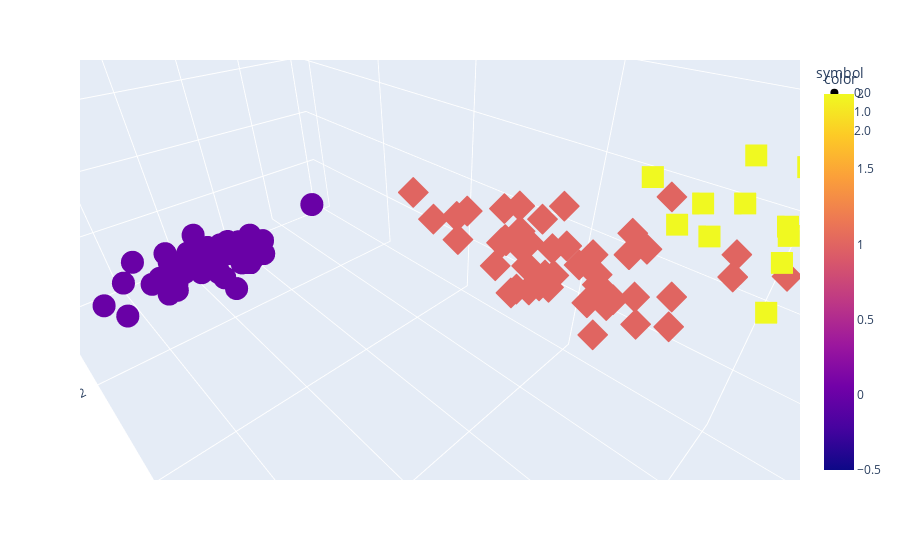

This figure's notebook cell:
### Code cell
fig2 = px.scatter_3d(x=X[1,:], y=X[2,:], z=X[3,:], color=T, symbol=T)
fig2.show()

### Figure 1 — Plotly figure (JSON) as saved in the notebook; plotly's stock layout.template omitted (floating-point values rounded to 4 significant figures)
{"data": [{"hovertemplate": "symbol=0.0<br>x=%{x}<br>y=%{y}<br>z=%{z}<br>color=%{marker.color}<extra></extra>", "legendgroup": "0.0", "marker": {"color": [0, 0, 0, 0, 0, 0, 0, 0, 0, 0, 0, 0, 0, 0, 0, 0, 0, 0, 0, 0, 0, 0, 0, 0, 0, 0, 0, 0, 0, 0, 0, 0, 0, 0, 0, 0, 0, 0, 0, 0, 0, 0, 0, 0, 0, 0, 0, 0, 0, 0], "coloraxis": "coloraxis", "symbol": "circle"}, "mode": "markers", "name": "0.0", "scene": "scene", "showlegend": true, "type": "scatter3d", "x": [3.5, 3, 3.2, 3.1, 3.6, 3.9, 3.4, 3.4, 2.9, 3.1, 3.7, 3.4, 3, 3, 4, 4.4, 3.9, 3.5, 3.8, 3.8, 3.4, 3.7, 3.6, 3.3, 3.4, 3, 3.4, 3.5, 3.4, 3.2, 3.1, 3.4, 4.1, 4.2, 3.1, 3.2, 3.5, 3.1, 3, 3.4, 3.5, 2.3, 3.2, 3.5, 3.8, 3, 3.8, 3.2, 3.7, 3.3], "y": [1.4, 1.4, 1.3, 1.5, 1.4, 1.7, 1.4, 1.5, 1.4, 1.5, 1.5, 1.6, 1.4, 1.1, 1.2, 1.5, 1.3, 1.4, 1.7, 1.5, 1.7, 1.5, 1, 1.7, 1.9, 1.6, 1.6, 1.5, 1.4, 1.6, 1.6, 1.5, 1.5, 1.4, 1.5, 1.2, 1.3, 1.5, 1.3, 1.5, 1.3, 1.3, 1.3, 1.6, 1.9, 1.4, 1.6, 1.4, 1.5, 1.4], "z": [0.2, 0.2, 0.2, 0.2, 0.2, 0.4, 0.3, 0.2, 0.2, 0.1, 0.2, 0.2, 0.1, 0.1, 0.2, 0.4, 0.4, 0.3, 0.3, 0.3, 0.2, 0.4, 0.2, 0.5, 0.2, 0.2, 0.4, 0.2, 0.2, 0.2, 0.2, 0.4, 0.1, 0.2, 0.1, 0.2, 0.2, 0.1, 0.2, 0.2, 0.3, 0.3, 0.2, 0.6, 0.4, 0.3, 0.2, 0.2, 0.2, 0.2]}, {"hovertemplate": "symbol=1.0<br>x=%{x}<br>y=%{y}<br>z=%{z}<br>color=%{marker.color}<extra></extra>", "legendgroup": "1.0", "marker": {"color": [1, 1, 1, 1, 1, 1, 1, 1, 1, 1, 1, 1, 1, 1, 1, 1, 1, 1, 1, 1, 1, 1, 1, 1, 1, 1, 1, 1, 1, 1, 1, 1, 1, 1, 1, 1, 1, 1, 1, 1, 1, 1, 1, 1, 1, 1, 1, 1, 1, 1], "coloraxis": "coloraxis", "symbol": "diamond"}, "mode": "markers", "name": "1.0", "scene": "scene", "showlegend": true, "type": "scatter3d", "x": [3.2, 3.2, 3.1, 2.3, 2.8, 2.8, 3.3, 2.4, 2.9, 2.7, 2, 3, 2.2, 2.9, 2.9, 3.1, 3, 2.7, 2.2, 2.5, 3.2, 2.8, 2.5, 2.8, 2.9, 3, 2.8, 3, 2.9, 2.6, 2.4, 2.4, 2.7, 2.7, 3, 3.4, 3.1, 2.3, 3, 2.5, 2.6, 3, 2.6, 2.3, 2.7, 3, 2.9, 2.9, 2.5, 2.8], "y": [4.7, 4.5, 4.9, 4, 4.6, 4.5, 4.7, 3.3, 4.6, 3.9, 3.5, 4.2, 4, 4.7, 3.6, 4.4, 4.5, 4.1, 4.5, 3.9, 4.8, 4, 4.9, 4.7, 4.3, 4.4, 4.8, 5, 4.5, 3.5, 3.8, 3.7, 3.9, 5.1, 4.5, 4.5, 4.7, 4.4, 4.1, 4, 4.4, 4.6, 4, 3.3, 4.2, 4.2, 4.2, 4.3, 3, 4.1], "z": [1.4, 1.5, 1.5, 1.3, 1.5, 1.3, 1.6, 1, 1.3, 1.4, 1, 1.5, 1, 1.4, 1.3, 1.4, 1.5, 1, 1.5, 1.1, 1.8, 1.3, 1.5, 1.2, 1.3, 1.4, 1.4, 1.7, 1.5, 1, 1.1, 1, 1.2, 1.6, 1.5, 1.6, 1.5, 1.3, 1.3, 1.3, 1.2, 1.4, 1.2, 1, 1.3, 1.2, 1.3, 1.3, 1.1, 1.3]}, {"hovertemplate": "symbol=2.0<br>x=%{x}<br>y=%{y}<br>z=%{z}<br>color=%{marker.color}<extra></extra>", "legendgroup": "2.0", "marker": {"color": [2, 2, 2, 2, 2, 2, 2, 2, 2, 2, 2, 2, 2, 2, 2, 2, 2, 2, 2, 2, 2, 2, 2, 2, 2, 2, 2, 2, 2, 2, 2, 2, 2, 2, 2, 2, 2, 2, 2, 2, 2, 2, 2, 2, 2, 2, 2, 2, 2, 2], "coloraxis": "coloraxis", "symbol": "square"}, "mode": "markers", "name": "2.0", "scene": "scene", "showlegend": true, "type": "scatter3d", "x": [3.3, 2.7, 3, 2.9, 3, 3, 2.5, 2.9, 2.5, 3.6, 3.2, 2.7, 3, 2.5, 2.8, 3.2, 3, 3.8, 2.6, 2.2, 3.2, 2.8, 2.8, 2.7, 3.3, 3.2, 2.8, 3, 2.8, 3, 2.8, 3.8, 2.8, 2.8, 2.6, 3, 3.4, 3.1, 3, 3.1, 3.1, 3.1, 2.7, 3.2, 3.3, 3, 2.5, 3, 3.4, 3], "y": [6, 5.1, 5.9, 5.6, 5.8, 6.6, 4.5, 6.3, 5.8, 6.1, 5.1, 5.3, 5.5, 5, 5.1, 5.3, 5.5, 6.7, 6.9, 5, 5.7, 4.9, 6.7, 4.9, 5.7, 6, 4.8, 4.9, 5.6, 5.8, 6.1, 6.4, 5.6, 5.1, 5.6, 6.1, 5.6, 5.5, 4.8, 5.4, 5.6, 5.1, 5.1, 5.9, 5.7, 5.2, 5, 5.2, 5.4, 5.1], "z": [2.5, 1.9, 2.1, 1.8, 2.2, 2.1, 1.7, 1.8, 1.8, 2.5, 2, 1.9, 2.1, 2, 2.4, 2.3, 1.8, 2.2, 2.3, 1.5, 2.3, 2, 2, 1.8, 2.1, 1.8, 1.8, 1.8, 2.1, 1.6, 1.9, 2, 2.2, 1.5, 1.4, 2.3, 2.4, 1.8, 1.8, 2.1, 2.4, 2.3, 1.9, 2.3, 2.5, 2.3, 1.9, 2, 2.3, 1.8]}], "layout": {"autosize": true, "coloraxis": {"colorbar": {"title": {"text": "color"}}, "colorscale": [[0, "#0d0887"], [0.1111, "#46039f"], [0.2222, "#7201a8"], [0.3333, "#9c179e"], [0.4444, "#bd3786"], [0.5556, "#d8576b"], [0.6667, "#ed7953"], [0.7778, "#fb9f3a"], [0.8889, "#fdca26"], [1, "#f0f921"]]}, "legend": {"title": {"text": "symbol"}, "tracegroupgap": 0}, "margin": {"t": 60}, "scene": {"aspectmode": "auto", "aspectratio": {"x": 0.7409, "y": 1.821, "z": 0.7409}, "camera": {"center": {"x": 0, "y": 0, "z": 0}, "eye": {"x": 0.3782, "y": 0.3782, "z": 0.3782}, "projection": {"type": "perspective"}, "up": {"x": 0, "y": 0, "z": 1}}, "domain": {"x": [0, 1], "y": [0, 1]}, "xaxis": {"title": {"text": "x"}, "type": "linear"}, "yaxis": {"title": {"text": "y"}, "type": "linear"}, "zaxis": {"title": {"text": "z"}, "type": "linear"}}}}
